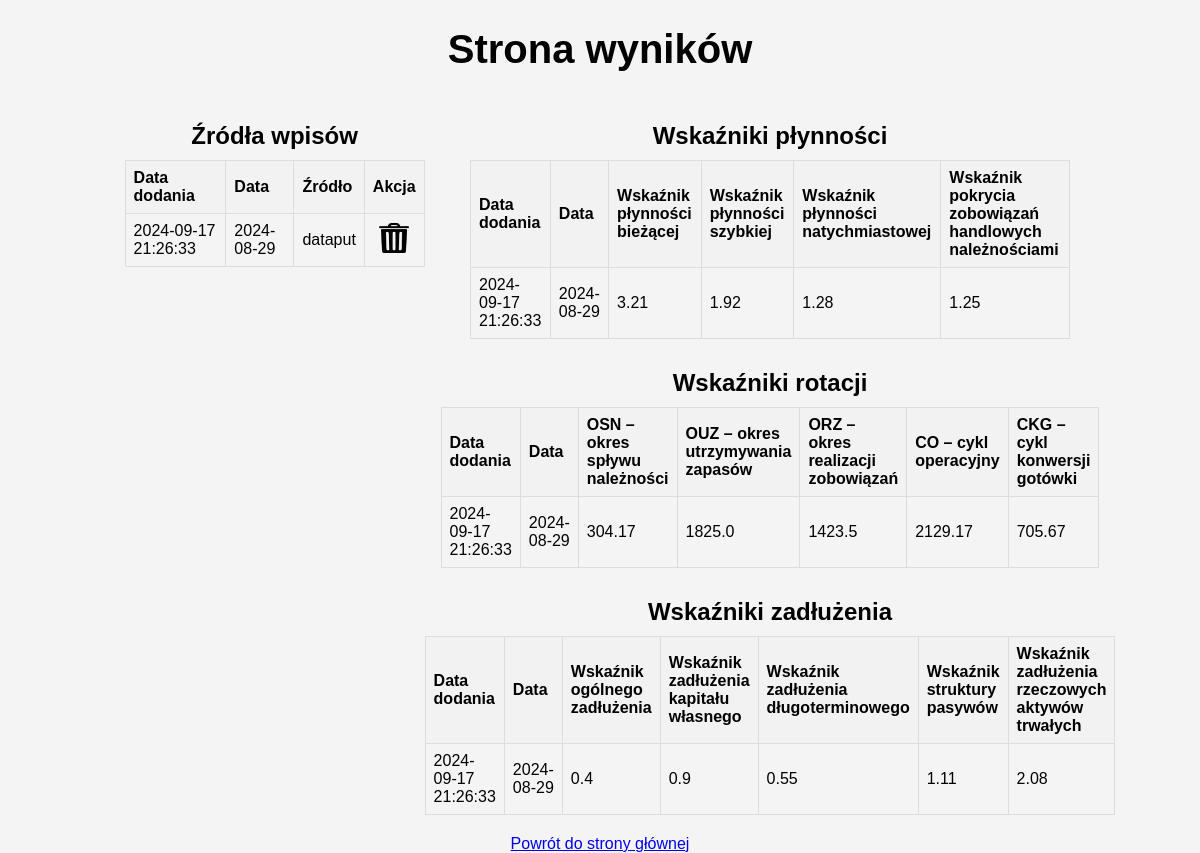
The page /results (signed in) on the database its author committed.
### models.py (models this page shows, shortened)
class DataEntry(db.Model):
    id = db.Column(db.Integer, primary_key=True)
    user_id = db.Column(db.Integer, db.ForeignKey('user.id'), nullable=False)  # Dodane pole
    date = db.Column(db.Date, nullable=False)
    total_assets = db.Column(db.Float, nullable=False)
    fixed_assets = db.Column(db.Float, nullable=False)
    current_assets = db.Column(db.Float, nullable=False)
    short_term_receivables = db.Column(db.Float, nullable=False)
    cash_and_equivalents = db.Column(db.Float, nullable=False)
    inventory = db.Column(db.Float, nullable=False)
    short_term_liabilities = db.Column(db.Float, nullable=False)
    long_term_liabilities = db.Column(db.Float, nullable=False)
    trade_payables = db.Column(db.Float, nullable=False)
    equity = db.Column(db.Float, nullable=False)
    net_revenues = db.Column(db.Float, nullable=False)  # Dodane pole
    operating_costs = db.Column(db.Float, nullable=False)  # Dodane pole
    submit_date = db.Column(db.DateTime, default=datetime.utcnow)  # Dodana kolumna
    source = db.Column(db.String(20), nullable=False)  # Dodane pole

### routes/main_routes.py (the view)
@main.route("/results")
def results():
    entries = DataEntry.query.filter_by(user_id=session["user_id"]).order_by(DataEntry.submit_date.asc()).all()
    results = []
    for entry in entries:
        osn = (entry.short_term_receivables / entry.net_revenues * 365) if entry.net_revenues != 0 else None
        ouz = (entry.inventory / entry.operating_costs * 365) if entry.operating_costs != 0 else None
        orz = (entry.short_term_liabilities / entry.operating_costs * 365) if entry.operating_costs != 0 else None
        co = osn + ouz if osn is not None and ouz is not None else None
        ckg = co - orz if co is not None and orz is not None else None
        results.append({
            'submit_date': entry.submit_date,
            'date': entry.date,
            'liquidity_current': entry.current_assets / entry.short_term_liabilities if entry.short_term_liabilities != 0 else None,
            'liquidity_quick': (entry.current_assets - entry.inventory) / entry.short_term_liabilities if entry.short_term_liabilities != 0 else None,
            'liquidity_immediate': entry.cash_and_equivalents / entry.short_term_liabilities if entry.short_term_liabilities != 0 else None,
            'coverage_payables': entry.short_term_receivables / entry.trade_payables if entry.trade_payables != 0 else None,
            'osn': osn,
            'ouz': ouz,
            'orz': orz,
            'co': co,
            'ckg': ckg,
            'debt_ratio': (entry.short_term_liabilities + entry.long_term_liabilities) / entry.total_assets if entry.total_assets != 0 else None,
            'debt_equity_ratio': (entry.short_term_liabilities + entry.long_term_liabilities) / entry.equity if entry.equity != 0 else None,
            'long_term_debt_ratio': entry.long_term_liabilities / entry.equity if entry.equity != 0 else None,
            'liability_structure_ratio': entry.equity / (entry.short_term_liabilities + entry.long_term_liabilities) if (entry.short_term_liabilities + entry.long_term_liabilities) != 0 else None,
            'fixed_assets_debt_ratio': entry.fixed_assets / entry.long_term_liabilities if entry.long_term_liabilities != 0 else None,
            'source': entry.source
        })
    return render_template('results.html', results=results, entries=entries)

### templates/results.html (shortened to what this page needs)
<!DOCTYPE html>
<html lang="pl">
<head>
</head>
<body>
    <h1>Strona wyników</h1>
    <div class="container">
        <div class="source-table">
            <table>
                <caption>Źródła wpisów</caption>
                <thead>
                    <tr>
                        <th>Data dodania</th>
                        <th>Data</th>
                        <th>Źródło</th>
                        <th>Akcja</th>
                    </tr>
                </thead>
                <tbody>
                    {% for entry in entries %}
                    <tr>
                        <td>{{ entry.submit_date.strftime('%Y-%m-%d %H:%M:%S') }}</td>
                        <td>{{ entry.date.strftime('%Y-%m-%d') }}</td>
                        <td>{{ entry.source }}</td>
                        <td>
                            <form action="{{ url_for('main.delete_entry', entry_id=entry.id) }}" method="post" style="display:inline;">
                                <button type="submit" style="border: none; background: none;">
                                    <img src="{{ url_for('static', filename='images/bin.png') }}" alt="Delete" class="delete-icon">
                                </button>
                            </form>
                        </td>
                    </tr>
                    {% endfor %}
                </tbody>
            </table>
        </div>
        <div class="tables">
            <table>
                <caption>Wskaźniki płynności</caption>
                <thead>
                    <tr>
                        <th>Data dodania</th>
                        <th>Data</th>
                        <th>Wskaźnik płynności bieżącej</th>
                        <th>Wskaźnik płynności szybkiej</th>
                        <th>Wskaźnik płynności natychmiastowej</th>
                        <th>Wskaźnik pokrycia zobowiązań handlowych należnościami</th>
                    </tr>
                </thead>
                <tbody>
                    {% for result in results %}
                    <tr>
                        <td>{{ result.submit_date.strftime('%Y-%m-%d %H:%M:%S') }}</td>
                        <td>{{ result.date.strftime('%Y-%m-%d') }}</td>
                        <td>{{ result.liquidity_current | round(2) if result.liquidity_current is not none else 'N/A' }}</td>
                        <td>{{ result.liquidity_quick | round(2) if result.liquidity_quick is not none else 'N/A' }}</td>
                        <td>{{ result.liquidity_immediate | round(2) if result.liquidity_immediate is not none else 'N/A' }}</td>
                        <td>{{ result.coverage_payables | round(2) if result.coverage_payables is not none else 'N/A' }}</td>
                    </tr>
                    {% endfor %}
                </tbody>
            </table>
            <table>
                <caption>Wskaźniki rotacji</caption>
                <thead>
                    <tr>
                        <th>Data dodania</th>
                        <th>Data</th>
                        <th>OSN – okres spływu należności</th>
                        <th>OUZ – okres utrzymywania zapasów</th>
                        <th>ORZ – okres realizacji zobowiązań</th>
                        <th>CO – cykl operacyjny</th>
                        <th>CKG – cykl konwersji gotówki</th>
                    </tr>
                </thead>
                <tbody>
                    {% for result in results %}
                    <tr>
                        <td>{{ result.submit_date.strftime('%Y-%m-%d %H:%M:%S') }}</td>
                        <td>{{ result.date.strftime('%Y-%m-%d') }}</td>
                        <td>{{ result.osn | round(2) if result.osn is not none else 'N/A' }}</td>
                        <td>{{ result.ouz | round(2) if result.ouz is not none else 'N/A' }}</td>
                        <td>{{ result.orz | round(2) if result.orz is not none else 'N/A' }}</td>
                        <td>{{ result.co | round(2) if result.co is not none else 'N/A' }}</td>
                        <td>{{ result.ckg | round(2) if result.ckg is not none else 'N/A' }}</td>
                    </tr>
                    {% endfor %}
                </tbody>
            </table>
            <table>
                <caption>Wskaźniki zadłużenia</caption>
                <thead>
                    <tr>
                        <th>Data dodania</th>
                        <th>Data</th>
                        <th>Wskaźnik ogólnego zadłużenia</th>
                        <th>Wskaźnik zadłużenia kapitału własnego</th>
                        <th>Wskaźnik zadłużenia długoterminowego</th>
                        <th>Wskaźnik struktury pasywów</th>
                        <th>Wskaźnik zadłużenia rzeczowych aktywów trwałych</th>
                    </tr>
                </thead>
                <tbody>
                    {% for result in results %}
                    <tr>
                        <td>{{ result.submit_date.strftime('%Y-%m-%d %H:%M:%S') }}</td>
                        <td>{{ result.date.strftime('%Y-%m-%d') }}</td>
                        <td>{{ result.debt_ratio | round(2) if result.debt_ratio is not none else 'N/A' }}</td>
                        <td>{{ result.debt_equity_ratio | round(2) if result.debt_equity_ratio is not none else 'N/A' }}</td>
                        <td>{{ result.long_term_debt_ratio | round(2) if result.long_term_debt_ratio is not none else 'N/A' }}</td>
                        <td>{{ result.liability_structure_ratio | round(2) if result.liability_structure_ratio is not none else 'N/A' }}</td>
                        <td>{{ result.fixed_assets_debt_ratio | round(2) if result.fixed_assets_debt_ratio is not none else 'N/A' }}</td>
                    </tr>
                    {% endfor %}
                </tbody>
            </table>
        </div>
    </div>
    <a href="{{ url_for('main.index') }}">Powrót do strony głównej</a>
</body>
</html>

### templates/results.html (style rules this page uses)
body { font-family: Arial, sans-serif; text-align: center; margin: 0; padding: 0; background-color: #f4f4f4; }
.container { max-width: 1200px; margin: 0 auto; padding: 20px; display: flex; justify-content: center; align-items: flex-start; }
h1 { font-size: 2.5em; margin-bottom: 20px; width: 100%; }
.tables { display: flex; flex-direction: column; align-items: center; gap: 20px; }
table { width: 100%; max-width: 600px; border-collapse: collapse; text-align: left; }
th, td { border: 1px solid #ddd; padding: 8px; }
th { background-color: #f2f2f2; }
caption { font-size: 1.5em; margin: 10px 0; font-weight: bold; }
.source-table { margin-left: 40px; max-width: 300px; }
.delete-icon { width: 30px; height: 30px; cursor: pointer; }

### rows shown on the page
DataEntry: submit_date "2024-09-17 21:26:33", date "2024-08-29", source "dataput", liquidity_current "3.21", liquidity_quick "1.92", liquidity_immediate "1.28", coverage_payables "1.25", osn "304.17", ouz "1825.0", orz "1423.5", co "2129.17", ckg "705.67", debt_ratio "0.4", debt_equity_ratio "0.9", long_term_debt_ratio "0.55", liability_structure_ratio "1.11", fixed_assets_debt_ratio "2.08"
